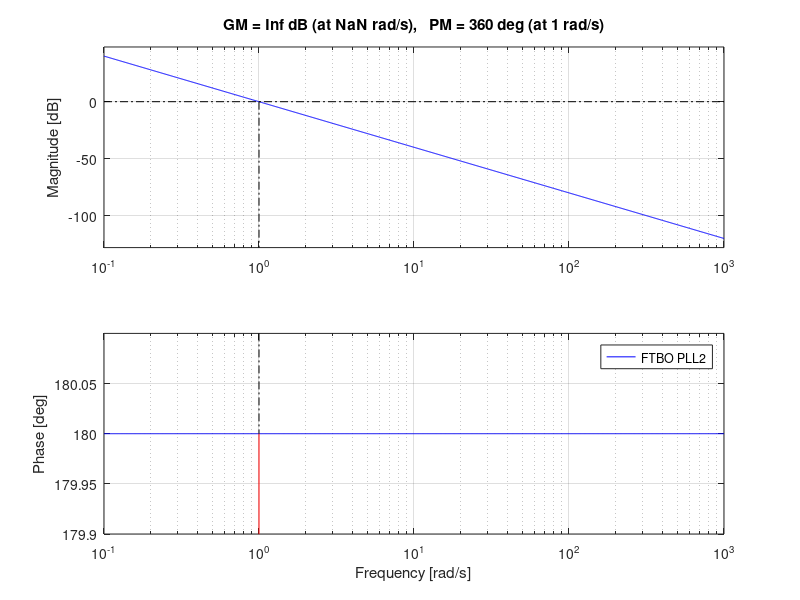

Write MATLAB code to recreate this figure.
clear
clc

%Transformation 
T32=sqrt(2/3)*[1 0; -1/2 sqrt(3)/2; -1/2 -sqrt(3)/2];

% Switching 
Fs = 20e3;
Ts = 1/Fs;


%% MicroGrid Parameters
L_Filter = 1e-3;
rL_filter= 0.1;
C_Filter = 300e-6;
% line impedances
R1=0.2;
L1=1e-3;
% DC Link
Vdc = 800;
% Reference
Fref = 50;
VrmsRef = 40;

%% Voltage and current controls 
zeta = 1/sqrt(2);
% Idq
    WnIdq       = 12000;%?????????
    wnFiltreIdq = 12000;%2*pi*Fs
    kFilterIdq  = wnFiltreIdq/WnIdq;
% Vdq
    WnVdq       = 1200;%10x slower than inned current loop
    wnFiltreVdq = 1200;%?????????
    kFilterVdq  = wnFiltreVdq/WnVdq;

% ========PLL======================
wrated = 2*pi*60;
wcpll=1; % Desired BanWidth of the PLL
s=tf('s')
Kpll2=1;
T1=10/wcpll;
T2=1/(10*wcpll);
% FT2=Kpll2*(1+T1*s)/((1+T2*s)*1/s^2);
FT2=Kpll2/s^2
margin(FT2)
legend('FTBO PLL2')


Vrms_Grid = 110;
